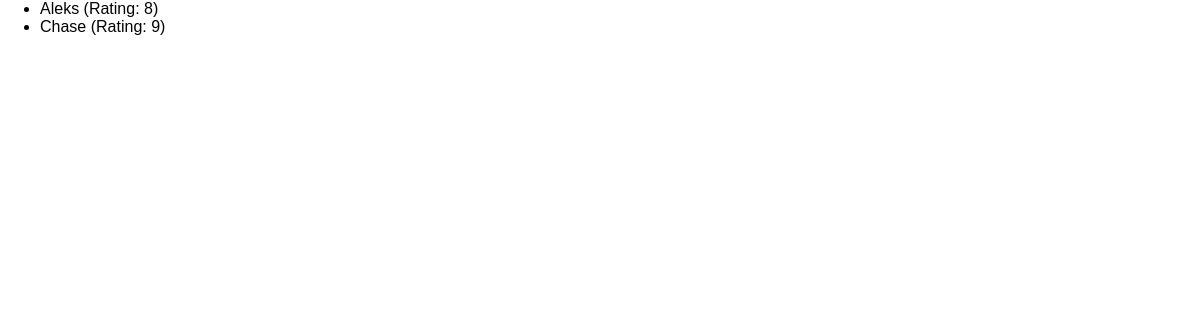
/reviews, run on an earlier commit of the app's database.
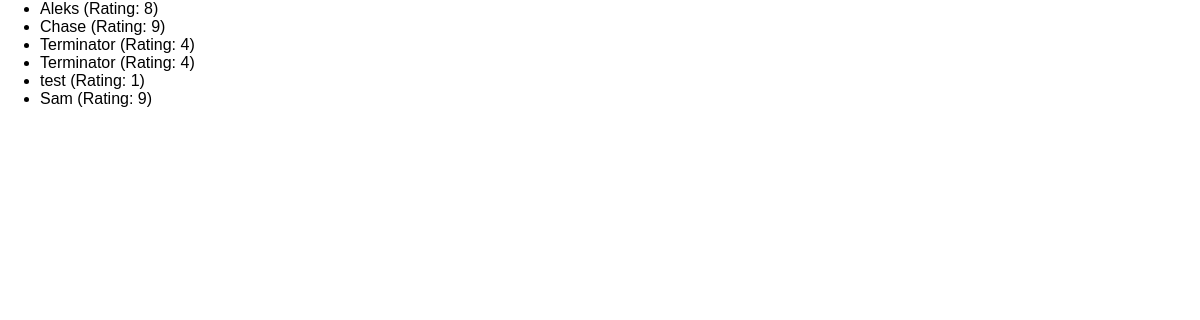
And on a later commit of the database.
### reviews/models.py (models this page shows, shortened)
class Feedback(models.Model):
    user_name = models.CharField(max_length=100)
    review_text = models.TextField(max_length=200)
    rating = models.IntegerField()

### reviews/views.py (the view)
# urls.py: path('reviews', views.ReviewList.as_view()),
class ReviewList(ListView):
    template_name = 'reviews/review_list.html'
    model = Feedback
    context_object_name = 'reviews'
    def get_queryset(self):
        base_query = super().get_queryset()
        data = base_query.filter(rating__lt=10)
        return data

### reviews/templates/reviews/review_list.html (shortened to what this page needs)
{% extends 'reviews/base.html' %}
{% block content %}
    <ul>
        {% for review in reviews %}
            <li>{{ review.user_name }} (Rating: {{ review.rating }})</li>
        {% endfor %}
    </ul>
{% endblock %}

### reviews/templates/reviews/base.html (shortened to what this page needs)
{% load static %}
<html lang="en">
<head>
    <link rel="stylesheet" href="{% static 'reviews/styles.css' %}">
</head>
<body>
    {% block content %}
    {% endblock %}
</body>
</html>

### reviews/static/reviews/styles.css (style rules this page uses)
body { font-family: sans-serif; margin: 0; }

What changed in the data, as far as the page shows it:
added Feedback: user_name "Terminator", rating "4"
added Feedback: user_name "Terminator", rating "4"
added Feedback: user_name "test", rating "1"
added Feedback: user_name "Sam", rating "9"
